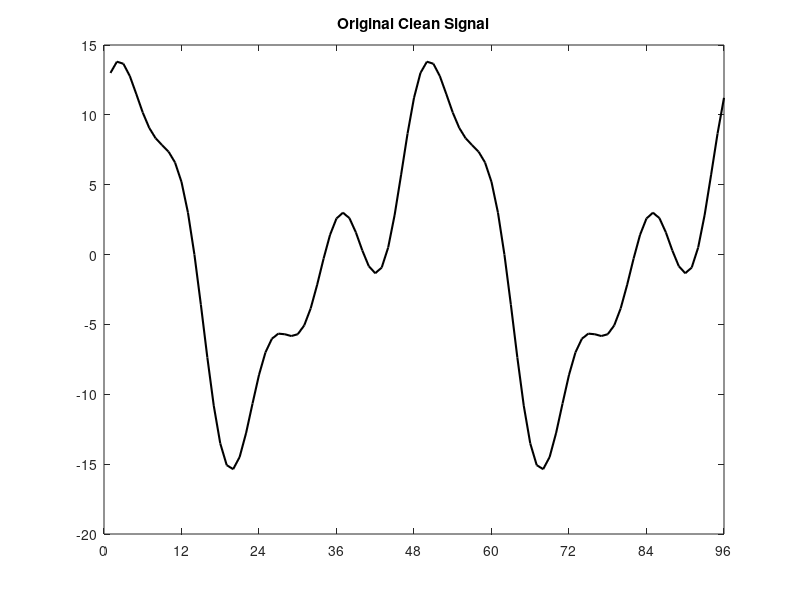
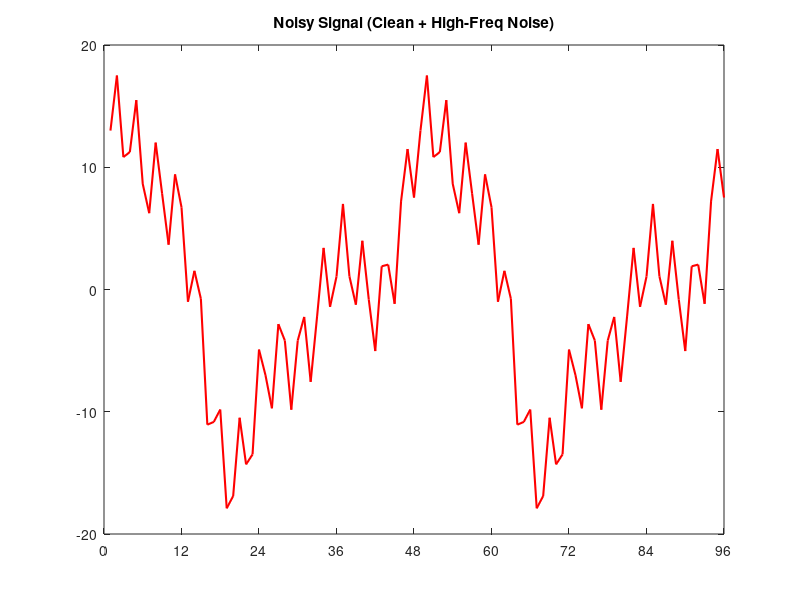
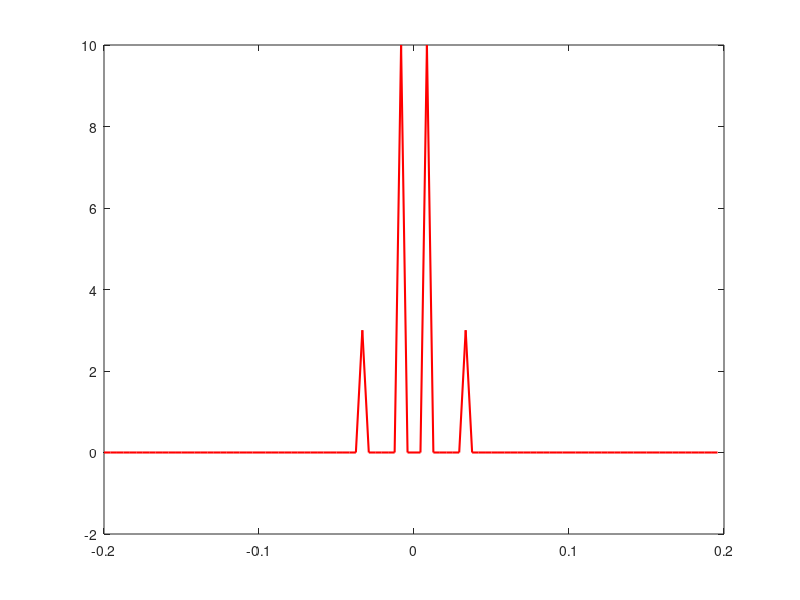

Source code (MATLAB) for these figures, in order: (Note: this script raises an error after producing the figures.)
clear all
close all

%% Question 5: Make up your own homework problem and solve it
% HOMEWORK PROBLEM:
% You are given a noisy signal that contains:
% 1) A useful low-frequency signal (mix of sines/cosines)
% 2) High-frequency noise at a specific frequency
% 3) Your task is to:
%    a) Identify the noise frequency using FFT
%    b) Remove the noise using frequency domain filtering
%    c) Apply smoothing using convolution
%    d) Compare all stages: original, noisy, denoised, and smoothed

% Create the original "clean" signal
n=96; % number of time points
dt=2.5; %seconds between time points
t=(1:n)'; % sampled time points

A1=10; A2=5; A3=3; % amplitudes
nu1=2/(dt*n); nu2=4/(dt*n); nu3=8/(dt*n); % frequencies
clean_signal = A1*cos(2*pi*nu1*(t-1)*dt) + ...
               A2*sin(2*pi*nu2*(t-1)*dt) + ...
               A3*cos(2*pi*nu3*(t-1)*dt);

figure;
plot(t,clean_signal,'k','LineWidth',1.5)
xlim([0,n])
set(gca,'xtick',(0:n/8:n))
title('Original Clean Signal')

% Add high-frequency noise
A_noise = 4; % noise amplitude
nu_noise = 30/(dt*n); % high frequency noise
noise = A_noise * sin(2*pi*nu_noise*(t-1)*dt);

noisy_signal = clean_signal + noise;

figure;
plot(t,noisy_signal,'r','LineWidth',1.5)
xlim([0,n])
set(gca,'xtick',(0:n/8:n))
title('Noisy Signal (Clean + High-Freq Noise)')

% Part (a): Identify noise frequency using FFT
dnu=1/(n*dt);
nu=((1:n)'-n/2-1)*dnu;
ft_noisy=fftshift(fft(fftshift(noisy_signal)));

% Plot FFT to identify frequencies
figure;
plot(nu,2*real(ft_noisy)/n,'r','LineWidth',1.5)
xlim([-1/dt/2,1/dt/2])
set(gca,'xtick',round(nu(1:n/8:n),2))
title('FFT of Noisy Signal - Real Part')

figure;
plot(nu,2*abs(imag(ft_noisy))/n,'b','LineWidth',1.5)
xlim([-1/dt/2,1/dt/2])
set(gca,'xtick',round(nu(1:n/8:n),2))
title('FFT of Noisy Signal - Imaginary Part')

% Identify noise frequency (should be peak in imaginary part at nu_noise)
[max_val, max_idx] = max(2*abs(imag(ft_noisy))/n);
identified_freq = nu(max_idx);

% Part (b): Remove noise using frequency domain filtering
ft_denoised = ft_noisy;

% Find indices for noise frequency (positive and negative)
[~, idx_pos] = min(abs(nu - nu_noise));
[~, idx_neg] = min(abs(nu + nu_noise));

ft_denoised(idx_pos) = 0;
ft_denoised(idx_neg) = 0;
denoised_signal = fftshift(ifft(fftshift(ft_denoised)));

figure;
plot(t,real(denoised_signal),'g','LineWidth',1.5)
xlim([0,n])
set(gca,'xtick',(0:n/8:n))
title('Denoised Signal (Noise Frequency Removed)')

% Part (c): Apply smoothing using convolution (from ftConvTS.m)
kernel=[1/4,1/2,1/4]; % smoothing kernel
k=length(kernel);

% Direct convolution
yw=[real(denoised_signal(n-(k-1)/2+1:n));real(denoised_signal);real(denoised_signal(1:(k-1)/2))];
smoothed_signal=zeros(n,1);
for j=1:n
    smoothed_signal(j,1)=kernel*yw(j:j+(k-1),1);
end
clear yw j

figure;
plot(t,smoothed_signal,'m','LineWidth',1.5)
xlim([0,n])
set(gca,'xtick',(0:n/8:n))
title('Final Smoothed Signal')

% Part (d): Compare all stages
figure;
subplot(2,2,1)
plot(t,clean_signal,'k','LineWidth',1.5)
xlim([0,n])
set(gca,'xtick',(0:n/4:n))
title('1. Original Clean')

subplot(2,2,2)
plot(t,noisy_signal,'r','LineWidth',1.5)
xlim([0,n])
set(gca,'xtick',(0:n/4:n))
title('2. Noisy Signal')

subplot(2,2,3)
plot(t,real(denoised_signal),'g','LineWidth',1.5)
xlim([0,n])
set(gca,'xtick',(0:n/4:n))
title('3. Denoised')

subplot(2,2,4)
plot(t,smoothed_signal,'m','LineWidth',1.5)
xlim([0,n])
set(gca,'xtick',(0:n/4:n))
title('4. Final Smoothed')

% Overlay comparison
figure;
plot(t,clean_signal,'k','LineWidth',2)
hold on
plot(t,noisy_signal,'r:','LineWidth',1.5)
plot(t,real(denoised_signal),'g--','LineWidth',1.5)
plot(t,smoothed_signal,'m-.','LineWidth',1.5)
xlim([0,n])
set(gca,'xtick',(0:n/8:n))
legend('Original Clean','Noisy','Denoised','Final Smoothed')
title('Signal Processing Pipeline Comparison')